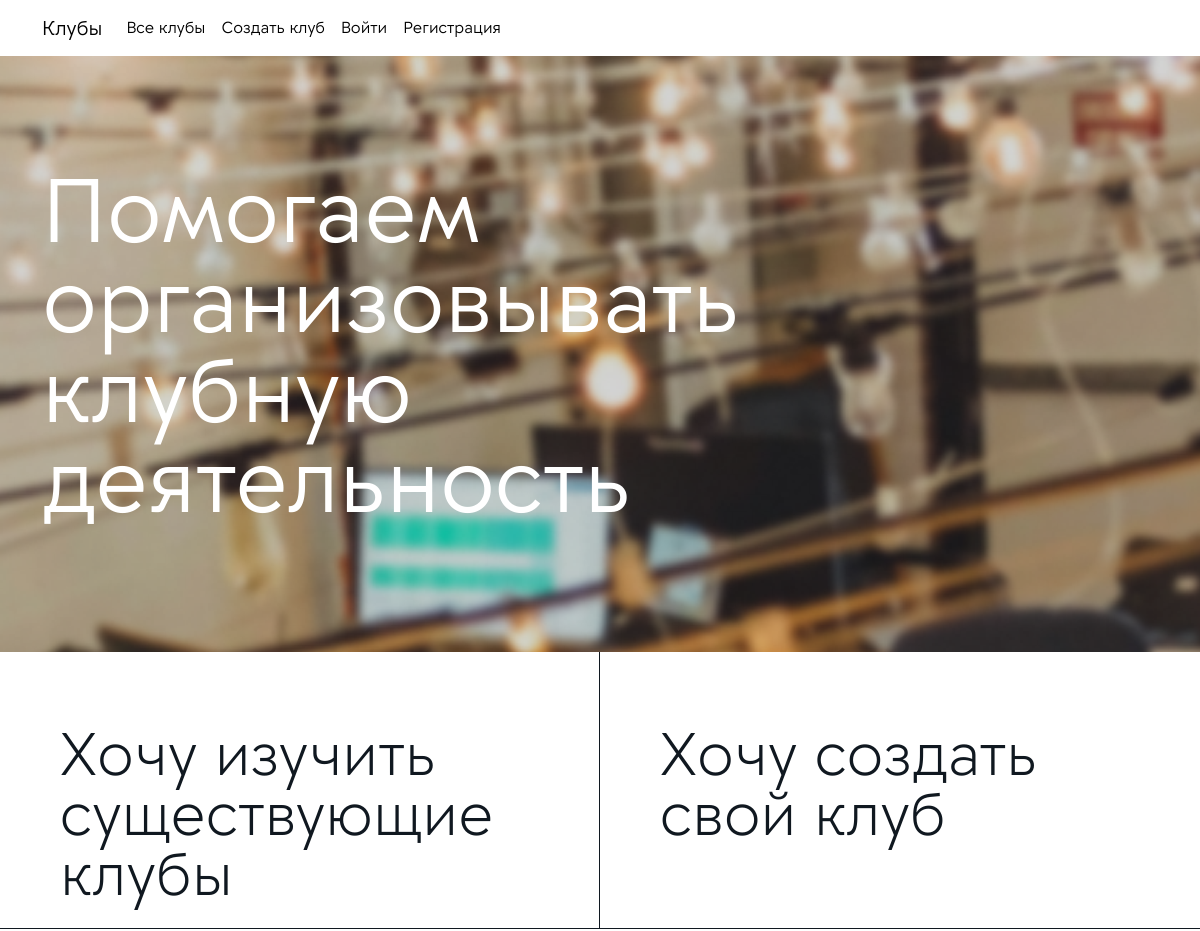
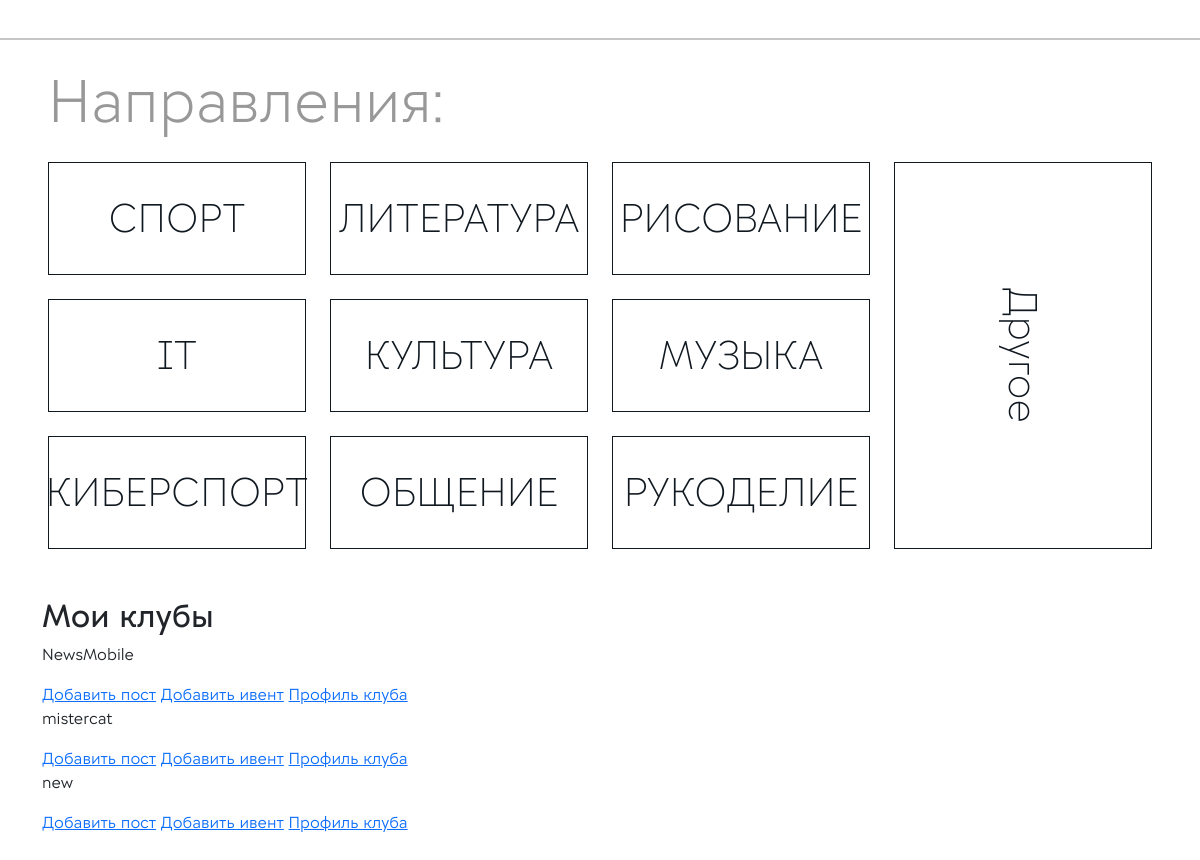
The page / (signed in) on the database its author committed (2 pictures, top to bottom).
### app_clubs/models.py (models this page shows)
class BaseModel(models.Model):
    format_choices = [
        ("Онлайн", "Онлайн"),
        ("Офлайн", "Офлайн"),
    ]
    title = models.CharField(max_length=128, verbose_name='Заголовок')
    slug = models.SlugField(max_length=128, db_index=True, null=False, blank=True, unique=True)
    club = models.ForeignKey("Club", on_delete=models.SET_NULL, null=True, blank=True)
    def __str__(self):
        return self.title
    class Meta:
        abstract = True

class Club(BaseModel):
    club = None
    admins = models.ManyToManyField(get_user_model(), related_name='clubsadmins')
    not_approved = models.ManyToManyField(get_user_model(), related_name='notapproved', null=True, blank=True)
    description = models.TextField(blank=True, null=True, verbose_name='Информация о клубе')
    moderate = models.BooleanField(default=False, verbose_name='Модерировать')
    image = models.FileField(upload_to='uploads/%Y/%m/%d/', default=None, null=True, blank=True, verbose_name='Изображение')
    class Meta:
        verbose_name_plural = 'Клубы'

### app_clubs/views.py (the view)
# urls.py: path('', views.HomePage.as_view(), name='home_page'),
class HomePage(ListView):
    context_object_name = 'clubs'
    template_name = 'app_clubs/index.html'
    def get_queryset(self):
        if self.request.user.is_authenticated:
            my_clubs = self.request.user.clubs.all()
            return my_clubs

### app_clubs/context_processors.py (called while the page is built)
def context_navbar(request):
    return {'logo': 'Клубы', 'main_page_url': reverse_lazy('app_clubs:home_page'), 'menu_navbar': navbar}

### app_clubs/templatetags/club_tags.py (called while the page is built)
@register.inclusion_tag('app_clubs/base/main_img.html')
def show_main_img(height, title=None, opacity=None, src=None):
    context = {
        'height_img': height,
    }
    if title:
        context['title'] = title
    if opacity:
        context['opacity'] = opacity
    if src:
        context['src'] = src
    else:
        context['src'] = 'app_clubs/images/main_page.png'
    return context

### app_clubs/templates/app_clubs/index.html
{% extends 'app_clubs/base/base.html' %}
{% load static %}
{% load club_tags %}
{% block content %}
    {% show_main_img '596' %}
    <div class="container-fluid" style="border-bottom: 1px solid #101820">
        <div class="row">
            <div class="col-lg-6" style="border-right: 1px solid #101820;">
                <br><br><br>
                <div class="ms-5">
                    <a href="#" class="text-section-2">Хочу изучить <br>существующие клубы</a>
                </div>
                <br>
            </div>
            <div class="col-lg-6">
                <br><br><br>
                <div class="ms-5">
                    <a href="#" class="text-section-2">Хочу создать <br>свой клуб</a>
                </div>
            </div>
        </div>
    </div>
    <br>
    <hr style="border-top:2px solid #101820">
    <p class="ms-5 title-section">Направления:</p>
    <div class="container-fluid">
        <div class="row ms-4 me-4">
            <div class="col-lg-3">
                <div class="naprav-block">
                    <p class="">СПОРТ</p>
                </div>
                <br>
                <div class="naprav-block">
                    <p class="">IT</p>
                </div>
                <br>
                <div class="naprav-block">
                    <p class="">КИБЕРСПОРТ</p>
                </div>
            </div>
            <div class="col-lg-3">
                <div class="naprav-block">
                    <p class="">ЛИТЕРАТУРА</p>
                </div>
                <br>
                <div class="naprav-block">
                    <p class="">КУЛЬТУРА</p>
                </div>
                <br>
                <div class="naprav-block">
                    <p class="">ОБЩЕНИЕ</p>
                </div>
            </div>
            <div class="col-lg-3">
                <div class="naprav-block">
                    <p class="">РИСОВАНИЕ</p>
                </div>
                <br>
                <div class="naprav-block">
                    <p class="">МУЗЫКА</p>
                </div>
                <br>
                <div class="naprav-block">
                    <p class="">РУКОДЕЛИЕ</p>
                </div>
            </div>
            <div class="col-lg-3">
                <div class="naprav-block" style="height: 100%">
                    <p class="flipped-text">Другое</p>
                </div>
                <br>
            </div>
        </div>
    </div>
    <br><br>
    {% if user.is_authenticated %}
        <div class="container">
            <h2>Мои клубы</h2>
            {% for club in clubs %}
                <p>{{ club }}</p>
                <a href="{% url 'app_clubs:create_post' club_slug=club.slug %}">Добавить пост</a>
                <a href="{% url 'app_clubs:create_event' club_slug=club.slug %}">Добавить ивент</a>
                <a href="{% url 'app_clubs:profile_club' club_slug=club.slug %}">Профиль клуба</a>
            {% endfor %}
        </div>
    {% endif %}
    <br><br><br><br><br><br><br><br><br><br>
{% endblock %}

### app_clubs/static/app_clubs/styles/main.css (style rules this page uses)
.text-section-2 { font-weight: 300; font-size: 60px; line-height: 1; text-decoration: none; color: #101820; }
.title-section { color: #989898; font-size: 60px; font-weight: 300; }
.naprav-block { border: 1px solid #101820; justify-content: center; display: flex; color: #101820; font-size: 40px; font-weight: 200; padding-top: 25px; padding-bottom: 10px; }
.flipped-text { transform: rotate(90deg); white-space: nowrap; line-height: 1; display: flex; align-items: center; justify-content: center; }

### rows shown on the page
Club: title "NewsMobile"
Club: title "mistercat"
Club: title "new"

### other values the page prints
{{ logo }} "Клубы"
{{ item.name }} "Все клубы" "Создать клуб" "Войти" "Регистрация"
